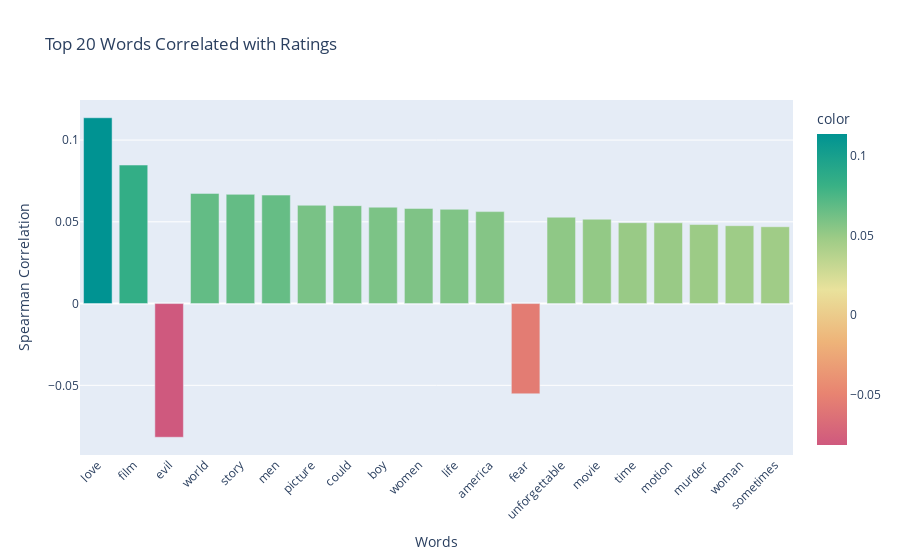

The code cell stored with this chart in its notebook:
### Markdown cell above
Taglines vs Ratings

### Code cell
sentiment_utils.word_rating_correlation(df, text_column='processed_tagline', rating_column='letterboxd_rating', top_n=20)

### Figure 1 — Plotly figure (JSON) as saved in the notebook; plotly's stock layout.template omitted (floating-point values rounded to 4 significant figures)
{"data": [{"alignmentgroup": "True", "hovertemplate": "Words=%{x}<br>Spearman Correlation=%{y}<br>color=%{marker.color}<extra></extra>", "legendgroup": "", "marker": {"color": [0.1136, 0.08471, -0.08175, 0.06738, 0.06679, 0.06635, 0.06012, 0.05988, 0.05894, 0.05819, 0.05768, 0.05624, -0.05517, 0.05283, 0.05159, 0.04947, 0.04939, 0.04834, 0.04763, 0.047], "coloraxis": "coloraxis", "pattern": {"shape": ""}}, "name": "", "offsetgroup": "", "orientation": "v", "showlegend": false, "textposition": "auto", "type": "bar", "x": ["love", "film", "evil", "world", "story", "men", "picture", "could", "boy", "women", "life", "america", "fear", "unforgettable", "movie", "time", "motion", "murder", "woman", "sometimes"], "xaxis": "x", "y": [0.1136, 0.08471, -0.08175, 0.06738, 0.06679, 0.06635, 0.06012, 0.05988, 0.05894, 0.05819, 0.05768, 0.05624, -0.05517, 0.05283, 0.05159, 0.04947, 0.04939, 0.04834, 0.04763, 0.047], "yaxis": "y"}], "layout": {"barmode": "relative", "coloraxis": {"colorbar": {"title": {"text": "color"}}, "colorscale": [[0, "rgb(207, 89, 126)"], [0.1667, "rgb(232, 132, 113)"], [0.3333, "rgb(238, 180, 121)"], [0.5, "rgb(233, 226, 156)"], [0.6667, "rgb(156, 203, 134)"], [0.8333, "rgb(57, 177, 133)"], [1, "rgb(0, 147, 146)"]]}, "legend": {"tracegroupgap": 0}, "title": {"text": "Top 20 Words Correlated with Ratings"}, "xaxis": {"anchor": "y", "domain": [0, 1], "tickangle": -45, "title": {"text": "Words"}}, "yaxis": {"anchor": "x", "domain": [0, 1], "title": {"text": "Spearman Correlation"}}}}
